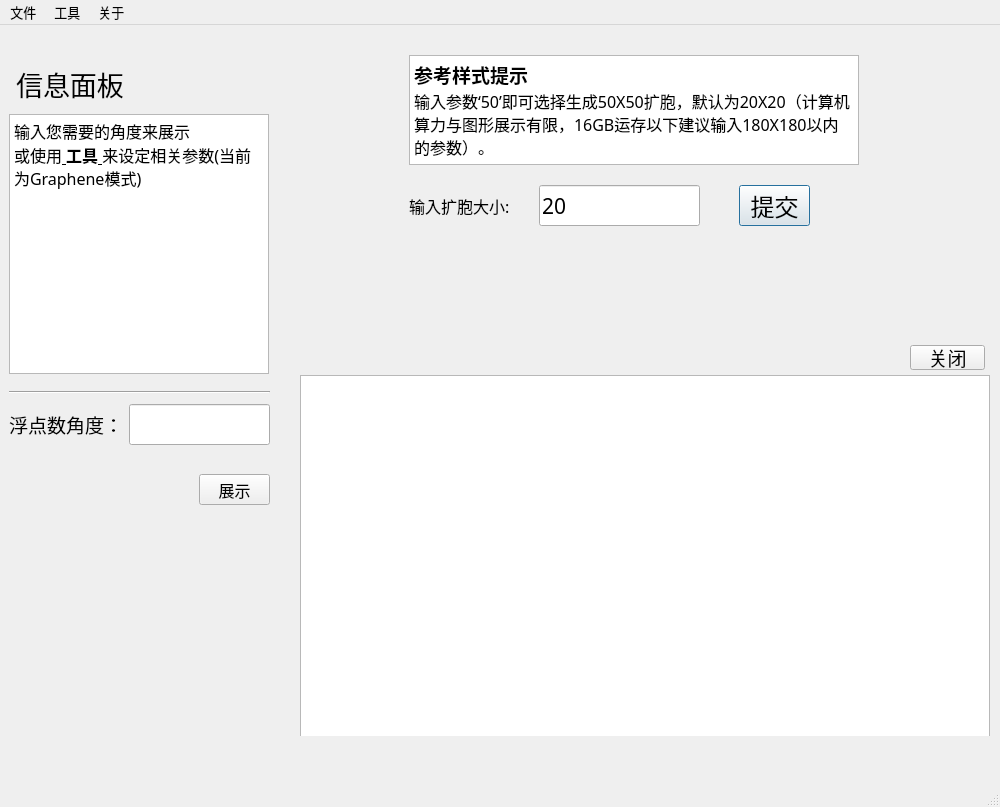
<?xml version="1.0" encoding="UTF-8"?>
<ui version="4.0">
 <class>MainWindow</class>
 <widget class="QMainWindow" name="MainWindow">
  <property name="geometry">
   <rect>
    <x>0</x>
    <y>0</y>
    <width>1000</width>
    <height>793</height>
   </rect>
  </property>
  <property name="font">
   <font>
    <family>黑体</family>
    <pointsize>14</pointsize>
   </font>
  </property>
  <property name="windowTitle">
   <string>模拟计算二维转角异质结体系重叠度软件</string>
  </property>
  <property name="windowIcon">
   <iconset>
    <normaloff>C:/Users/Celeste/Pictures/icon.ico</normaloff>C:/Users/Celeste/Pictures/icon.ico</iconset>
  </property>
  <property name="autoFillBackground">
   <bool>false</bool>
  </property>
  <widget class="QWidget" name="centralwidget">
   <property name="minimumSize">
    <size>
     <width>1000</width>
     <height>750</height>
    </size>
   </property>
   <widget class="QWidget" name="tol_wgt1" native="true">
    <property name="geometry">
     <rect>
      <x>299</x>
      <y>0</y>
      <width>691</width>
      <height>291</height>
     </rect>
    </property>
    <widget class="QLineEdit" name="tol_wgt1_size">
     <property name="geometry">
      <rect>
       <x>240</x>
       <y>160</y>
       <width>161</width>
       <height>41</height>
      </rect>
     </property>
     <property name="minimumSize">
      <size>
       <width>161</width>
       <height>41</height>
      </size>
     </property>
     <property name="font">
      <font>
       <family>黑体</family>
       <pointsize>16</pointsize>
      </font>
     </property>
     <property name="text">
      <string>20</string>
     </property>
    </widget>
    <widget class="QLabel" name="tol_wgt1_lbl1">
     <property name="geometry">
      <rect>
       <x>110</x>
       <y>160</y>
       <width>121</width>
       <height>41</height>
      </rect>
     </property>
     <property name="minimumSize">
      <size>
       <width>121</width>
       <height>41</height>
      </size>
     </property>
     <property name="font">
      <font>
       <family>黑体</family>
       <pointsize>12</pointsize>
      </font>
     </property>
     <property name="text">
      <string>输入扩胞大小:</string>
     </property>
    </widget>
    <widget class="QPushButton" name="tol_wgt1_btn">
     <property name="geometry">
      <rect>
       <x>440</x>
       <y>160</y>
       <width>71</width>
       <height>41</height>
      </rect>
     </property>
     <property name="minimumSize">
      <size>
       <width>71</width>
       <height>41</height>
      </size>
     </property>
     <property name="font">
      <font>
       <family>黑体</family>
       <pointsize>18</pointsize>
      </font>
     </property>
     <property name="text">
      <string>提交</string>
     </property>
     <property name="default">
      <bool>true</bool>
     </property>
    </widget>
    <widget class="QTextBrowser" name="tol_wgt1_tip">
     <property name="geometry">
      <rect>
       <x>110</x>
       <y>30</y>
       <width>450</width>
       <height>110</height>
      </rect>
     </property>
     <property name="minimumSize">
      <size>
       <width>450</width>
       <height>110</height>
      </size>
     </property>
     <property name="font">
      <font>
       <family>黑体</family>
       <pointsize>14</pointsize>
      </font>
     </property>
     <property name="html">
      <string>&lt;!DOCTYPE HTML PUBLIC &quot;-//W3C//DTD HTML 4.0//EN&quot; &quot;http://www.w3.org/TR/REC-html40/strict.dtd&quot;&gt;
&lt;html&gt;&lt;head&gt;&lt;meta name=&quot;qrichtext&quot; content=&quot;1&quot; /&gt;&lt;style type=&quot;text/css&quot;&gt;
p, li { white-space: pre-wrap; }
&lt;/style&gt;&lt;/head&gt;&lt;body style=&quot; font-family:'黑体','黑体'; font-size:14pt; font-weight:400; font-style:normal;&quot;&gt;
&lt;p style=&quot; margin-top:0px; margin-bottom:0px; margin-left:0px; margin-right:0px; -qt-block-indent:0; text-indent:0px;&quot;&gt;&lt;span style=&quot; font-weight:600;&quot;&gt;参考样式提示&lt;/span&gt;&lt;/p&gt;
&lt;p style=&quot; margin-top:0px; margin-bottom:0px; margin-left:0px; margin-right:0px; -qt-block-indent:0; text-indent:0px;&quot;&gt;&lt;span style=&quot; font-size:12pt;&quot;&gt;输入参数‘50’即可选择生成50X50扩胞，默认为20X20（计算机算力与图形展示有限，16GB运存以下建议输入180X180以内的参数）。&lt;/span&gt;&lt;/p&gt;&lt;/body&gt;&lt;/html&gt;</string>
     </property>
    </widget>
   </widget>
   <widget class="QWidget" name="info_wgt" native="true">
    <property name="geometry">
     <rect>
      <x>-1</x>
      <y>-1</y>
      <width>291</width>
      <height>751</height>
     </rect>
    </property>
    <widget class="QLabel" name="lbl_tip1">
     <property name="geometry">
      <rect>
       <x>10</x>
       <y>380</y>
       <width>111</width>
       <height>41</height>
      </rect>
     </property>
     <property name="minimumSize">
      <size>
       <width>110</width>
       <height>40</height>
      </size>
     </property>
     <property name="text">
      <string>浮点数角度：</string>
     </property>
    </widget>
    <widget class="QLineEdit" name="edt_angle">
     <property name="geometry">
      <rect>
       <x>130</x>
       <y>380</y>
       <width>141</width>
       <height>41</height>
      </rect>
     </property>
     <property name="minimumSize">
      <size>
       <width>140</width>
       <height>40</height>
      </size>
     </property>
     <property name="font">
      <font>
       <family>黑体</family>
       <pointsize>16</pointsize>
      </font>
     </property>
    </widget>
    <widget class="Line" name="line">
     <property name="geometry">
      <rect>
       <x>10</x>
       <y>360</y>
       <width>261</width>
       <height>16</height>
      </rect>
     </property>
     <property name="orientation">
      <enum>Qt::Horizontal</enum>
     </property>
    </widget>
    <widget class="QLabel" name="lbl_infoshow">
     <property name="geometry">
      <rect>
       <x>10</x>
       <y>35</y>
       <width>150</width>
       <height>50</height>
      </rect>
     </property>
     <property name="minimumSize">
      <size>
       <width>130</width>
       <height>50</height>
      </size>
     </property>
     <property name="maximumSize">
      <size>
       <width>160</width>
       <height>50</height>
      </size>
     </property>
     <property name="font">
      <font>
       <family>黑体</family>
       <pointsize>20</pointsize>
      </font>
     </property>
     <property name="text">
      <string> 信息面板</string>
     </property>
    </widget>
    <widget class="QPushButton" name="btn_showInfo">
     <property name="geometry">
      <rect>
       <x>200</x>
       <y>450</y>
       <width>71</width>
       <height>31</height>
      </rect>
     </property>
     <property name="minimumSize">
      <size>
       <width>70</width>
       <height>30</height>
      </size>
     </property>
     <property name="font">
      <font>
       <family>3ds</family>
       <pointsize>12</pointsize>
      </font>
     </property>
     <property name="cursor">
      <cursorShape>ArrowCursor</cursorShape>
     </property>
     <property name="mouseTracking">
      <bool>false</bool>
     </property>
     <property name="tabletTracking">
      <bool>false</bool>
     </property>
     <property name="autoFillBackground">
      <bool>false</bool>
     </property>
     <property name="text">
      <string>展示</string>
     </property>
    </widget>
    <widget class="QTextBrowser" name="text_area1">
     <property name="geometry">
      <rect>
       <x>10</x>
       <y>90</y>
       <width>260</width>
       <height>260</height>
      </rect>
     </property>
     <property name="minimumSize">
      <size>
       <width>260</width>
       <height>260</height>
      </size>
     </property>
     <property name="font">
      <font>
       <family>等线</family>
       <pointsize>14</pointsize>
      </font>
     </property>
     <property name="html">
      <string>&lt;!DOCTYPE HTML PUBLIC &quot;-//W3C//DTD HTML 4.0//EN&quot; &quot;http://www.w3.org/TR/REC-html40/strict.dtd&quot;&gt;
&lt;html&gt;&lt;head&gt;&lt;meta name=&quot;qrichtext&quot; content=&quot;1&quot; /&gt;&lt;style type=&quot;text/css&quot;&gt;
p, li { white-space: pre-wrap; }
&lt;/style&gt;&lt;/head&gt;&lt;body style=&quot; font-family:'等线','黑体'; font-size:14pt; font-weight:400; font-style:normal;&quot;&gt;
&lt;p style=&quot; margin-top:0px; margin-bottom:0px; margin-left:0px; margin-right:0px; -qt-block-indent:0; text-indent:0px;&quot;&gt;&lt;span style=&quot; font-family:'SimSun'; font-size:12pt; color:#000000;&quot;&gt;输入您需要的角度来展示&lt;/span&gt;&lt;/p&gt;
&lt;p style=&quot; margin-top:0px; margin-bottom:0px; margin-left:0px; margin-right:0px; -qt-block-indent:0; text-indent:0px;&quot;&gt;&lt;span style=&quot; font-family:'SimSun'; font-size:12pt; color:#000000;&quot;&gt;或使用&lt;/span&gt;&lt;span style=&quot; font-family:'SimSun'; font-size:12pt; text-decoration: underline; color:#000000;&quot;&gt; &lt;/span&gt;&lt;span style=&quot; font-family:'SimSun'; font-size:12pt; font-weight:600; color:#000000;&quot;&gt;工具&lt;/span&gt;&lt;span style=&quot; font-family:'SimSun'; font-size:12pt; font-weight:600; font-style:italic; text-decoration: underline; color:#000000;&quot;&gt; &lt;/span&gt;&lt;span style=&quot; font-family:'SimSun'; font-size:12pt; color:#000000;&quot;&gt;来设定相关参数(当前为Graphene模式)&lt;/span&gt;&lt;/p&gt;&lt;/body&gt;&lt;/html&gt;</string>
     </property>
    </widget>
   </widget>
   <widget class="QWidget" name="file_wgt" native="true">
    <property name="geometry">
     <rect>
      <x>300</x>
      <y>310</y>
      <width>691</width>
      <height>401</height>
     </rect>
    </property>
    <widget class="QTextBrowser" name="text_area2">
     <property name="geometry">
      <rect>
       <x>0</x>
       <y>40</y>
       <width>690</width>
       <height>370</height>
      </rect>
     </property>
     <property name="minimumSize">
      <size>
       <width>690</width>
       <height>370</height>
      </size>
     </property>
     <property name="font">
      <font>
       <family>3ds</family>
       <pointsize>10</pointsize>
      </font>
     </property>
     <property name="readOnly">
      <bool>false</bool>
     </property>
     <property name="html">
      <string>&lt;!DOCTYPE HTML PUBLIC &quot;-//W3C//DTD HTML 4.0//EN&quot; &quot;http://www.w3.org/TR/REC-html40/strict.dtd&quot;&gt;
&lt;html&gt;&lt;head&gt;&lt;meta name=&quot;qrichtext&quot; content=&quot;1&quot; /&gt;&lt;style type=&quot;text/css&quot;&gt;
p, li { white-space: pre-wrap; }
&lt;/style&gt;&lt;/head&gt;&lt;body style=&quot; font-family:'3ds','黑体'; font-size:10pt; font-weight:400; font-style:normal;&quot;&gt;
&lt;p style=&quot;-qt-paragraph-type:empty; margin-top:0px; margin-bottom:0px; margin-left:0px; margin-right:0px; -qt-block-indent:0; text-indent:0px; font-family:'等线','黑体'; font-size:14pt;&quot;&gt;&lt;br /&gt;&lt;/p&gt;&lt;/body&gt;&lt;/html&gt;</string>
     </property>
    </widget>
    <widget class="QPushButton" name="file_close_btn">
     <property name="geometry">
      <rect>
       <x>610</x>
       <y>10</y>
       <width>75</width>
       <height>25</height>
      </rect>
     </property>
     <property name="minimumSize">
      <size>
       <width>75</width>
       <height>25</height>
      </size>
     </property>
     <property name="text">
      <string>关闭</string>
     </property>
    </widget>
   </widget>
   <zorder>info_wgt</zorder>
   <zorder>tol_wgt1</zorder>
   <zorder>file_wgt</zorder>
  </widget>
  <widget class="QMenuBar" name="menubar">
   <property name="geometry">
    <rect>
     <x>0</x>
     <y>0</y>
     <width>1000</width>
     <height>19</height>
    </rect>
   </property>
   <property name="font">
    <font>
     <family>新宋体</family>
     <pointsize>10</pointsize>
    </font>
   </property>
   <property name="defaultUp">
    <bool>false</bool>
   </property>
   <property name="nativeMenuBar">
    <bool>true</bool>
   </property>
   <widget class="QMenu" name="menu">
    <property name="title">
     <string>文件 </string>
    </property>
    <addaction name="act_createfile"/>
    <addaction name="act_openfile"/>
    <addaction name="act_savefile"/>
   </widget>
   <widget class="QMenu" name="menu_2">
    <property name="title">
     <string>工具 </string>
    </property>
    <widget class="QMenu" name="menu_4">
     <property name="title">
      <string>选择材料</string>
     </property>
     <widget class="QMenu" name="menu_5">
      <property name="title">
       <string>材料随版本更新</string>
      </property>
      <addaction name="act_forbid"/>
     </widget>
     <addaction name="act_graphene"/>
     <addaction name="act_BN"/>
     <addaction name="act_MoS2"/>
     <addaction name="separator"/>
     <addaction name="menu_5"/>
    </widget>
    <addaction name="act_param"/>
    <addaction name="act_run"/>
    <addaction name="act_debug"/>
    <addaction name="menu_4"/>
   </widget>
   <widget class="QMenu" name="menu_3">
    <property name="title">
     <string>关于 </string>
    </property>
    <addaction name="act_mail"/>
    <addaction name="act_version"/>
    <addaction name="act_tips"/>
    <addaction name="act_log"/>
    <addaction name="act_exit"/>
   </widget>
   <addaction name="menu"/>
   <addaction name="menu_2"/>
   <addaction name="menu_3"/>
  </widget>
  <widget class="QStatusBar" name="statusbar"/>
  <action name="act_createfile">
   <property name="text">
    <string>创建文件</string>
   </property>
  </action>
  <action name="act_openfile">
   <property name="text">
    <string>打开文件</string>
   </property>
  </action>
  <action name="act_savefile">
   <property name="text">
    <string>保存文件</string>
   </property>
  </action>
  <action name="act_run">
   <property name="text">
    <string>运行</string>
   </property>
  </action>
  <action name="act_debug">
   <property name="text">
    <string>调试</string>
   </property>
  </action>
  <action name="act_version">
   <property name="text">
    <string>版本</string>
   </property>
  </action>
  <action name="act_exit">
   <property name="text">
    <string>退出</string>
   </property>
   <property name="iconText">
    <string>退出</string>
   </property>
  </action>
  <action name="act_param">
   <property name="text">
    <string>参数设置</string>
   </property>
  </action>
  <action name="act_tips">
   <property name="text">
    <string>提示</string>
   </property>
  </action>
  <action name="act_mail">
   <property name="text">
    <string>联系</string>
   </property>
  </action>
  <action name="act_graphene">
   <property name="text">
    <string>Graphene</string>
   </property>
  </action>
  <action name="act_BN">
   <property name="text">
    <string>BN</string>
   </property>
  </action>
  <action name="act_MoS2">
   <property name="text">
    <string>MoS2</string>
   </property>
  </action>
  <action name="act_forbid">
   <property name="text">
    <string>此项不可选择</string>
   </property>
  </action>
  <action name="act_log">
   <property name="text">
    <string>系统日志</string>
   </property>
  </action>
 </widget>
 <resources/>
 <connections/>
</ui>
